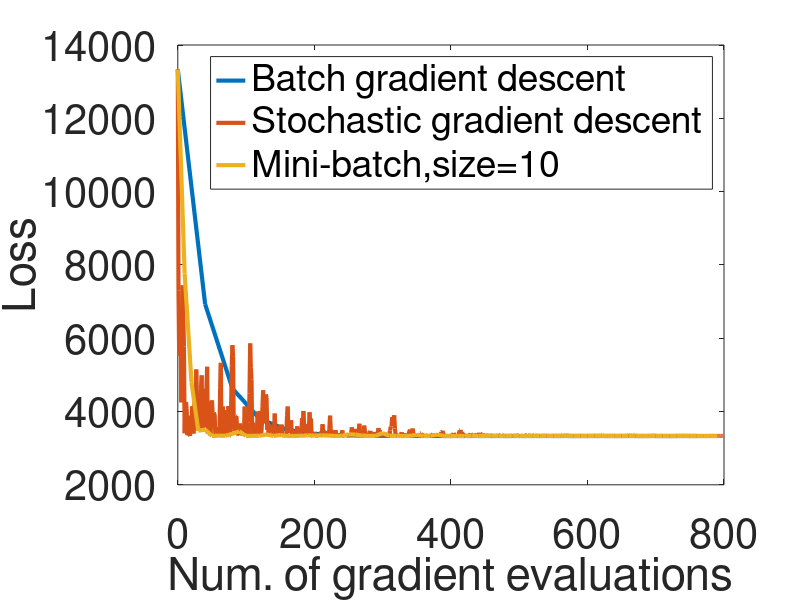

Source code (MATLAB):
% L = 1/40*((x-y1)^2+(x-y2)^2+...+(x+y39)^2+(x+y40)^2)
y = -19.5*5:5:19.5*5;
% batch
x = -100;
fig = figure(1);
set(fig, 'Position', [100 100 1400 1200])
eta = 0.2;
l = zeros(20,1);
for t = 1:20
    for i = y
        l(t) = l(t) + (x-i)^2;
    end
    l(t) = l(t)/40;
    grad = 0;
    for i = y
        grad = grad + 2*(x-i);
    end 
    grad = grad/40;
    x = x - eta*grad;
    % calculate loss
    
end
plot(0:40:760, l, 'Linewidth', 3);
hold on;
loss_batch = l(size(l,1)-10:end)

% SGD
x = -100;
l = zeros(800,1);
learning_rate = eta;
for t = 1:20 %epochs
    %shuffle
    ind = y;
    ind = ind(randperm(40));
    for i = 1:40
        %calculate loss
        tmp = (t-1)*40+i;
        for j = y
            l(tmp) = l(tmp) + (x-j)^2;
        end
        l(tmp) = l(tmp)/40;
        x = x - learning_rate * 2*(x-ind(i));
    end
    learning_rate = learning_rate * 0.8;
end
plot(0:799, l, 'Linewidth', 3)
loss_sgd = l(size(l,1)-10:end)

% mini batch
x = -100;
l = zeros(80,1);
learning_rate = eta;
for t = 1:20 %epochs
    %shuffle
    ind = y;
    ind = ind(randperm(40));
    for m = 1:4
        grad = 0;
        for i = 1:10
            grad = grad + 2*(x-ind((m-1)*10+i));
        end
        grad = grad / 10;
        %calculate loss
        tmp = (t-1)*4 + m;
        for j = y
            l(tmp) = l(tmp) + (x-j)^2;
        end
        l(tmp) = l(tmp)/40;  
        x = x - learning_rate*grad;
    end
    learning_rate = learning_rate * 0.9;
end
loss_mb = l(size(l,1)-10:end)

plot(0:10:790, l, 'Linewidth', 3)
set(gca,'fontsize',30)
xlabel('Num. of gradient evaluations');
ylabel('Loss');
legend('Batch gradient descent', 'Stochastic gradient descent', 'Mini-batch,size=10')
